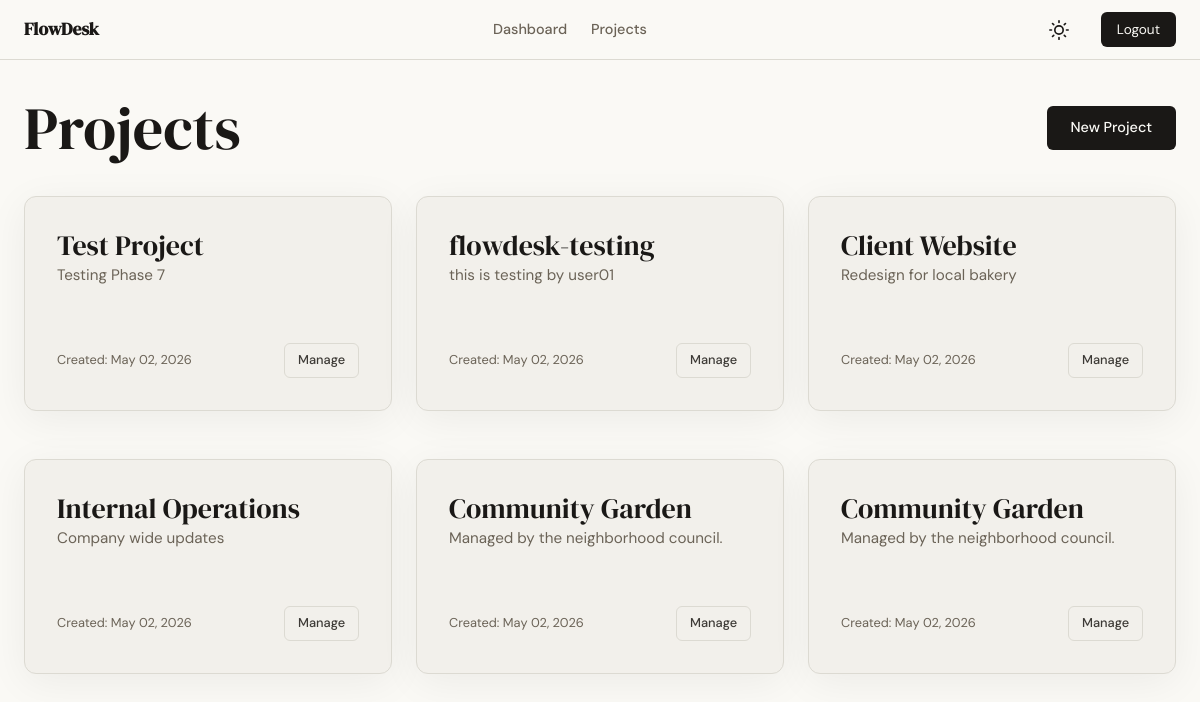
The page /projects/ (signed in) on the database its author committed.
### app/models.py (models this page shows, shortened)
class Project(db.Model):
    id = db.Column(db.Integer, primary_key=True)
    name = db.Column(db.String(120), nullable=False)
    description = db.Column(db.Text)
    created_at = db.Column(db.DateTime, default=lambda: datetime.now(timezone.utc))
    owner_id = db.Column(db.Integer, db.ForeignKey('user.id'), nullable=False)
    members = db.relationship('ProjectMember', backref='project', lazy=True, cascade='all, delete-orphan')
    tasks = db.relationship('Task', backref='project', lazy=True, cascade='all, delete-orphan')

### app/projects/routes.py (the view)
@projects.route('/')
@login_required
def list_projects():
    memberships = ProjectMember.query.filter_by(user_id=current_user.id).all()
    user_projects = [m.project for m in memberships]
    return render_template('projects/list.html', projects=user_projects)

### app/templates/projects/list.html (shortened to what this page needs)
{% extends "base.html" %}
{% block content %}
<header class="flex-between mb-4">
    <h1>Projects</h1>
    <a href="{{ url_for('projects.create') }}" class="btn btn-primary">New Project</a>
</header>
{% if projects %}
    <div style="display: grid; grid-template-columns: repeat(auto-fill, minmax(320px, 1fr)); gap: 1.5rem;">
        {% for project in projects %}
            <div class="card card-shadow" style="display: flex; flex-direction: column; justify-content: space-between;">
                <div>
                    <h3 class="mb-2">{{ project.name }}</h3>
                    <p class="text-muted" style="font-size: 0.95rem; margin-bottom: 1.5rem;">
                        {{ project.description[:120] }}{% if project.description|length > 120 %}...{% endif %}
                    </p>
                </div>
                <div class="flex-between mt-4">
                    <span class="text-muted" style="font-size: 0.8rem;">Created: {{ project.created_at.strftime('%b %d, %Y') }}</span>
                    <a href="{{ url_for('projects.detail', id=project.id) }}" class="btn btn-ghost" style="padding: 0.4rem 0.8rem; font-size: 0.8rem;">Manage</a>
                </div>
            </div>
        {% endfor %}
    </div>
{% else %}
    <div class="card text-center" style="padding: 4rem;">
        <h2 class="text-muted mb-4">No projects yet</h2>
        <a href="{{ url_for('projects.create') }}" class="btn btn-primary">Start Your First Project</a>
    </div>
{% endif %}
{% endblock %}

### app/static/css/style.css (style rules this page uses)
:root { --ink: #1a1816; --ink-soft: #3d3a36; --ink-muted: #6b6357; --ink-faint: #9a9088; --paper: #faf9f5; --paper-warm: #f2f0eb; --paper-card: #f2f0eb; --accent: #E52b50; --accent-light: #fdecea; --danger: #c0392b; --danger-light: #fdecea; --success: #2e7d32; --success-light: #e8f5e9; --info: #1a6fa8; --info-light: #e8f4fd; --warning: #b8860b; --warning-light: #fff8e1; --border: #dcdad2; --border-soft: #e8e6df; --font-display: 'DM Serif Display', Georgia, serif; --font-body: 'DM Sans', system-ui, sans-serif; --badge-low-bg: #E8E6DF; --badge-low-text: #6B6357; --badge-me-bg: #8E8A85; --badge-me-text: #FFFFFF; --badge-user-bg: #F5F5F0; --badge-user-text: #7A6E63; --badge-medium-bg: #FFF8E1; --badge-medium-text: #9A6830; --max-width: 1200px; --auth-width: 440px; --radius-sm: 6px; --radius-md: 12px; --radius-lg: 20px; }
* { box-sizing: border-box; margin: 0; padding: 0; }
body { font-family: var(--font-body); background-color: var(--paper); color: var(--ink); line-height: 1.6; transition: background-color 0.3s, color 0.3s; min-height: 100vh; }
h1, h2, h3, h4, .display-font { font-family: var(--font-display); font-weight: 400; line-height: 1.2; }
h1 { font-size: clamp(2.5rem, 5vw, 4rem); }
h3 { font-size: 1.75rem; }
a { color: var(--accent); text-decoration: none; transition: 0.2s ease; }
.btn { display: inline-block; padding: 0.65rem 1.5rem; font-size: 0.9rem; font-weight: 500; border-radius: var(--radius-sm); cursor: pointer; transition: 0.2s ease; border: none; text-align: center; }
.btn-primary { background-color: var(--ink); color: var(--paper); }
.btn-ghost { background-color: transparent; border: 1px solid var(--border); color: var(--ink-soft); }
.card { background-color: var(--paper-card); border: 1px solid var(--border); border-radius: var(--radius-md); padding: 2rem; margin-bottom: 1.5rem; }
.card-shadow { box-shadow: 0 8px 40px rgba(0,0,0,0.06); }
::placeholder { color: var(--ink-faint); }
.text-muted { color: var(--ink-muted); }
.mt-4 { margin-top: 2rem; }
.mb-4 { margin-bottom: 2rem; }
.flex-between { display: flex; justify-content: space-between; align-items: center; }

### rows shown on the page
Project: name "Test Project", description "Testing Phase 7", created_at "May 02, 2026"
Project: name "flowdesk-testing", description "this is testing by user01", created_at "May 02, 2026"
Project: name "Client Website", description "Redesign for local bakery", created_at "May 02, 2026"
Project: name "Internal Operations", description "Company wide updates", created_at "May 02, 2026"
Project: name "Community Garden", description "Managed by the neighborhood council.", created_at "May 02, 2026"
Project: name "Community Garden", description "Managed by the neighborhood council.", created_at "May 02, 2026"
